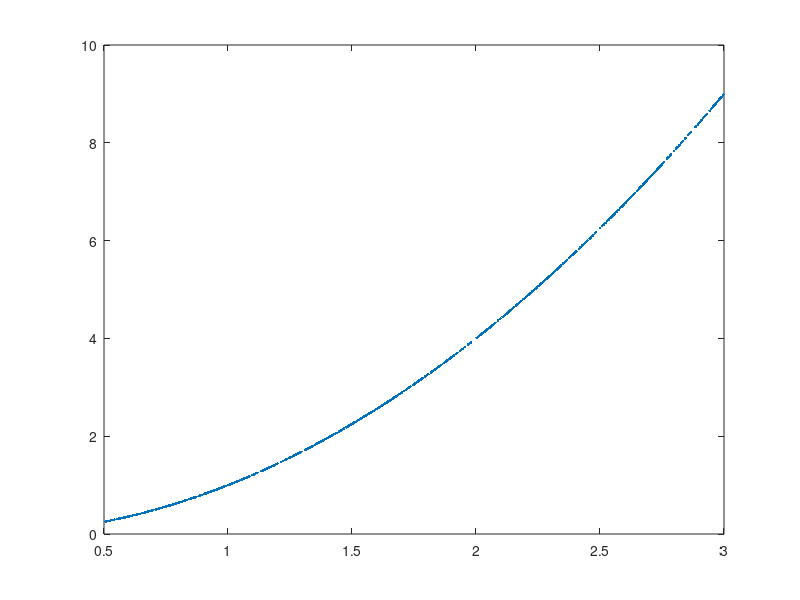

MATLAB code for this plot:
%Numeros aleatorios con distribución g(x)=x^2, se comportan de manera
%uniforme en (0.5,3)
x = 2.5*rand(1,1000) + 0.5;
y = x.^2;
plot(x,y,'.')

